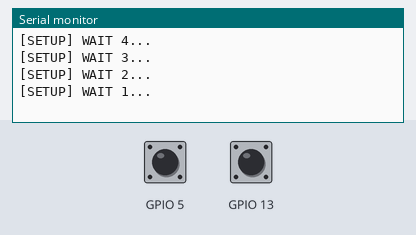
Recording of a sketch running on a simulated ESP8266 (NodeMCU). Parts: the last lines printed to the serial monitor. Inputs (shaded band) come from the test bench; at power-on: GPIO 5 HIGH, GPIO 13 HIGH. WiFi joins after 1.5 s; servers stay silent unless stated.

Above: at 7.0 s.
7.1 s: GPIO 5 pulled LOW for 1.95 s
At 10.0 s:
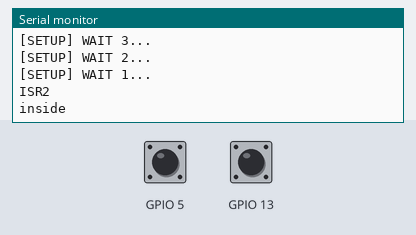
10.5 s: GPIO 13 pulled LOW for 1.95 s
At 11.7 s:
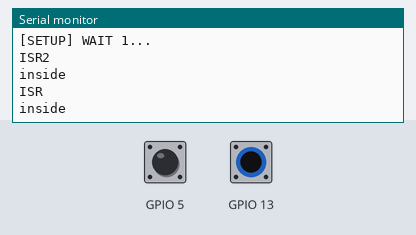
Timing chart, 0 to 13.5 s (numbered marks = the images above; inputs shaded):
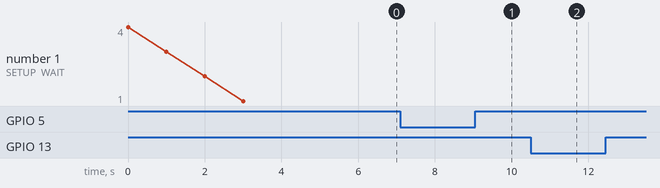

Measured:
- after the input at 7.1 s, the serial monitor: prints a new line after 2.0 s (image 1)
- after the input at 10.5 s, the serial monitor: prints a new line at once (image 2)

The sketch:

nodeHTTP.ino
```cpp
/**
   BasicHTTPClient.ino

    Created on: 24.05.2015

*/

#include <Arduino.h>

#include <ESP8266WiFi.h>
#include <ESP8266WiFiMulti.h>

#include <ESP8266HTTPClient.h>

#include <WiFiClient.h>

#include <BlynkSimpleEsp8266.h>

#include <SoftwareSerial.h>

ESP8266WiFiMulti WiFiMulti;

WiFiClient client;
HTTPClient http;

//rx tx
//SoftwareSerial tiva(D6,D5);

void ICACHE_RAM_ATTR readTiva();
void ICACHE_RAM_ATTR readTiva2();

int redScore = 0;
int blueScore = 0;
boolean isMatchRunning = false;

boolean newPoint = 0;

long last_t;

void setup() {

  Serial.begin(115200);

  pinMode(5, INPUT_PULLUP);
  attachInterrupt(digitalPinToInterrupt(5), readTiva2, RISING);

  pinMode(13, INPUT_PULLUP);
  attachInterrupt(digitalPinToInterrupt(13), readTiva, FALLING);

  for (uint8_t t = 4; t > 0; t--) {
    Serial.printf("[SETUP] WAIT %d...\n", t);
    Serial.flush();
    delay(1000);
  }

  Blynk.begin("Twl7IpLaed9RZPZkiSJUEi-hM03Ju1bg", "Mayar", "p1234567", "blynk-cloud.com");

  WiFi.mode(WIFI_STA);
  WiFiMulti.addAP("Mayar", "p1234567");

}

void setValue(String pin, int value){
  // wait for WiFi connection
  if ((WiFiMulti.run() == WL_CONNECTED)) {
    if (http.begin(client, "http://blynk-cloud.com/Twl7IpLaed9RZPZkiSJUEi-hM03Ju1bg/update/" + pin + "?value=" + value)) {  // HTTP
        // start connection and send HTTP header
        int httpCode = http.GET();

            //Serial.println(httpCode);
        // httpCode will be negative on error
        if (httpCode > 0) {
          // HTTP header has been send and Server response header has been handled
          //Serial.printf("[HTTP] GET... code: %d\n", httpCode);

          // file found at server
          Serial.println(httpCode);
          if (httpCode == HTTP_CODE_OK || httpCode == HTTP_CODE_MOVED_PERMANENTLY) {
            String payload = http.getString();
            //Serial.println(payload);
            newPoint = false;
          }
          else {
            //Serial.printf("[HTTP] GET... failed, error: %s\n", http.errorToString(httpCode).c_str());
          }

  //      http.end();
      }
      else {
        //Serial.printf("[HTTP} Unable to connect\n");
      }
  }
  }
}

void getValue(String pin) {
  // wait for WiFi connection
  if ((WiFiMulti.run() == WL_CONNECTED)) {
    if (http.begin(client, "http://blynk-cloud.com/Twl7IpLaed9RZPZkiSJUEi-hM03Ju1bg/get/" + pin)) {  // HTTP
        // start connection and send HTTP header
        int httpCode = http.GET();

        // httpCode will be negative on error
        if (httpCode > 0) {
          // HTTP header has been send and Server response header has been handled
          //Serial.printf("[HTTP] GET... code: %d\n", httpCode);

          // file found at server
          if (httpCode == HTTP_CODE_OK || httpCode == HTTP_CODE_MOVED_PERMANENTLY) {
            String payload = http.getString();
            //Serial.println(payload);
            int val = 0;
            if(payload[3] == '"'){
                val = payload[2] - 48;
            }
            else{
              val = (payload[2] - 48)*10 + (payload[3] - 48);
            }


            if(pin == "v0"){
              redScore = val;
            }
            else if(pin == "v1"){
              blueScore = val;
            }
            else if(pin == "v2"){
              isMatchRunning = val;
            }
          }
        }
        else {
          //Serial.printf("[HTTP] GET... failed, error: %s\n", http.errorToString(httpCode).c_str());
        }

  //      http.end();
      }
      else {
        //Serial.printf("[HTTP} Unable to connect\n");
      }
  }
}

void readTiva(){
  long nt = millis();
  Serial.println("ISR");
  if(nt - last_t > 1000){
    Serial.println("inside");
    if(isMatchRunning){
      redScore++;
      Serial.println(redScore);
      newPoint= true;
    }
  }
  last_t = millis();
}

void readTiva2(){
  long nt = millis();
  Serial.println("ISR2");
  if(nt - last_t > 1000){
    Serial.println("inside");
    if(isMatchRunning){
      blueScore++;
      Serial.println(blueScore);
      newPoint = true;
    }
  }
  last_t = millis();
}

void loop() {
  getValue("v2");
  if(!newPoint){
      getValue("v0");
      getValue("v1");
  }
  if(isMatchRunning && newPoint) {
    setValue("v0", redScore);
    setValue("v1", blueScore);
  }

//  Serial.println(tiva.read());

  Blynk.run();

  delay(1000);
}
```
